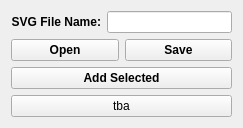
        <widget class="QWidget" name="tracksiteOpWidget" native="true">
         <property name="sizePolicy">
          <sizepolicy hsizetype="Expanding" vsizetype="Expanding">
           <horstretch>0</horstretch>
           <verstretch>0</verstretch>
          </sizepolicy>
         </property>
         <property name="font">
          <font>
           <stylestrategy>PreferAntialias</stylestrategy>
          </font>
         </property>
         <layout class="QVBoxLayout" name="verticalLayout_14">
          <item>
           <widget class="QWidget" name="drawingNameWidget" native="true">
            <property name="sizePolicy">
             <sizepolicy hsizetype="Expanding" vsizetype="Fixed">
              <horstretch>0</horstretch>
              <verstretch>0</verstretch>
             </sizepolicy>
            </property>
            <property name="font">
             <font>
              <weight>75</weight>
              <bold>true</bold>
              <stylestrategy>PreferAntialias</stylestrategy>
             </font>
            </property>
            <layout class="QHBoxLayout" name="horizontalLayout_25">
             <property name="margin">
              <number>0</number>
             </property>
             <item>
              <widget class="QLabel" name="drawingNameLbl">
               <property name="sizePolicy">
                <sizepolicy hsizetype="Minimum" vsizetype="Fixed">
                 <horstretch>0</horstretch>
                 <verstretch>0</verstretch>
                </sizepolicy>
               </property>
               <property name="layoutDirection">
                <enum>Qt::LeftToRight</enum>
               </property>
               <property name="frameShape">
                <enum>QFrame::NoFrame</enum>
               </property>
               <property name="text">
                <string>SVG File Name:</string>
               </property>
               <property name="alignment">
                <set>Qt::AlignRight|Qt::AlignTrailing|Qt::AlignVCenter</set>
               </property>
              </widget>
             </item>
             <item>
              <widget class="QLineEdit" name="svgFileNameLE"/>
             </item>
            </layout>
           </widget>
          </item>
          <item>
           <widget class="QWidget" name="fileOpWidget" native="true">
            <property name="sizePolicy">
             <sizepolicy hsizetype="Expanding" vsizetype="Fixed">
              <horstretch>0</horstretch>
              <verstretch>0</verstretch>
             </sizepolicy>
            </property>
            <layout class="QHBoxLayout" name="horizontalLayout_26">
             <property name="margin">
              <number>0</number>
             </property>
             <item>
              <widget class="QPushButton" name="openSvgFileBtn">
               <property name="sizePolicy">
                <sizepolicy hsizetype="Preferred" vsizetype="Fixed">
                 <horstretch>0</horstretch>
                 <verstretch>0</verstretch>
                </sizepolicy>
               </property>
               <property name="font">
                <font>
                 <weight>75</weight>
                 <bold>true</bold>
                </font>
               </property>
               <property name="text">
                <string>Open</string>
               </property>
              </widget>
             </item>
             <item>
              <widget class="QPushButton" name="saveSvgFileBtn">
               <property name="sizePolicy">
                <sizepolicy hsizetype="Preferred" vsizetype="Fixed">
                 <horstretch>0</horstretch>
                 <verstretch>0</verstretch>
                </sizepolicy>
               </property>
               <property name="font">
                <font>
                 <weight>75</weight>
                 <bold>true</bold>
                </font>
               </property>
               <property name="text">
                <string>Save</string>
               </property>
              </widget>
             </item>
            </layout>
           </widget>
          </item>
          <item>
           <widget class="QPushButton" name="addSelectedBtn">
            <property name="font">
             <font>
              <weight>75</weight>
              <bold>true</bold>
             </font>
            </property>
            <property name="text">
             <string>Add Selected</string>
            </property>
           </widget>
          </item>
          <item>
           <widget class="QPushButton" name="tbaBtn_2">
            <property name="sizePolicy">
             <sizepolicy hsizetype="MinimumExpanding" vsizetype="Fixed">
              <horstretch>0</horstretch>
              <verstretch>0</verstretch>
             </sizepolicy>
            </property>
            <property name="text">
             <string>tba</string>
            </property>
           </widget>
          </item>
         </layout>
        </widget>
